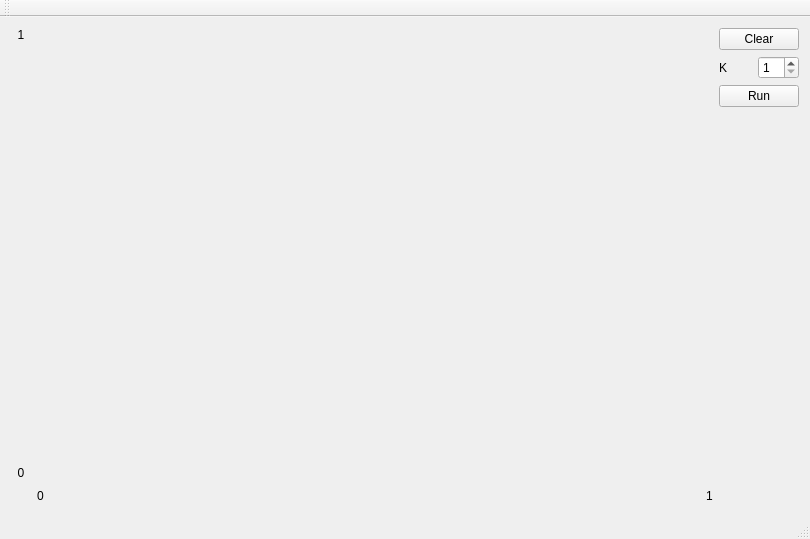
<?xml version="1.0" encoding="UTF-8"?>
<ui version="4.0">
 <class>MainWindow</class>
 <widget class="QMainWindow" name="MainWindow">
  <property name="geometry">
   <rect>
    <x>0</x>
    <y>0</y>
    <width>810</width>
    <height>539</height>
   </rect>
  </property>
  <property name="windowTitle">
   <string>MainWindow</string>
  </property>
  <widget class="QWidget" name="centralWidget">
   <layout class="QGridLayout" name="gridLayout_2">
    <item row="0" column="0">
     <layout class="QHBoxLayout" name="horizontalLayout">
      <item>
       <layout class="QGridLayout" name="gridLayout_3">
        <item row="1" column="1">
         <layout class="QHBoxLayout" name="horizontalLayout_2">
          <item>
           <widget class="QLabel" name="label_4">
            <property name="text">
             <string>0</string>
            </property>
            <property name="alignment">
             <set>Qt::AlignCenter</set>
            </property>
           </widget>
          </item>
          <item>
           <spacer name="horizontalSpacer">
            <property name="orientation">
             <enum>Qt::Horizontal</enum>
            </property>
            <property name="sizeHint" stdset="0">
             <size>
              <width>40</width>
              <height>20</height>
             </size>
            </property>
           </spacer>
          </item>
          <item>
           <widget class="QLabel" name="label_5">
            <property name="text">
             <string>1</string>
            </property>
            <property name="alignment">
             <set>Qt::AlignCenter</set>
            </property>
           </widget>
          </item>
         </layout>
        </item>
        <item row="0" column="1">
         <widget class="Plot" name="plotWidget" native="true">
          <property name="sizePolicy">
           <sizepolicy hsizetype="Expanding" vsizetype="Expanding">
            <horstretch>0</horstretch>
            <verstretch>0</verstretch>
           </sizepolicy>
          </property>
         </widget>
        </item>
        <item row="0" column="0">
         <layout class="QVBoxLayout" name="verticalLayout">
          <item>
           <widget class="QLabel" name="label_2">
            <property name="text">
             <string>1</string>
            </property>
            <property name="alignment">
             <set>Qt::AlignCenter</set>
            </property>
           </widget>
          </item>
          <item>
           <spacer name="verticalSpacer_2">
            <property name="orientation">
             <enum>Qt::Vertical</enum>
            </property>
            <property name="sizeHint" stdset="0">
             <size>
              <width>20</width>
              <height>40</height>
             </size>
            </property>
           </spacer>
          </item>
          <item>
           <widget class="QLabel" name="label_3">
            <property name="text">
             <string>0</string>
            </property>
            <property name="alignment">
             <set>Qt::AlignCenter</set>
            </property>
           </widget>
          </item>
         </layout>
        </item>
       </layout>
      </item>
      <item>
       <layout class="QGridLayout" name="gridLayout">
        <item row="0" column="0" colspan="2">
         <widget class="QPushButton" name="clearButton">
          <property name="text">
           <string>Clear</string>
          </property>
         </widget>
        </item>
        <item row="1" column="1">
         <widget class="QSpinBox" name="kInput">
          <property name="minimum">
           <number>1</number>
          </property>
         </widget>
        </item>
        <item row="2" column="0" colspan="2">
         <widget class="QPushButton" name="runButton">
          <property name="text">
           <string>Run</string>
          </property>
         </widget>
        </item>
        <item row="1" column="0">
         <widget class="QLabel" name="label">
          <property name="text">
           <string>K</string>
          </property>
         </widget>
        </item>
        <item row="3" column="0" colspan="2">
         <spacer name="verticalSpacer">
          <property name="orientation">
           <enum>Qt::Vertical</enum>
          </property>
          <property name="sizeHint" stdset="0">
           <size>
            <width>20</width>
            <height>40</height>
           </size>
          </property>
         </spacer>
        </item>
       </layout>
      </item>
     </layout>
    </item>
   </layout>
  </widget>
  <widget class="QMenuBar" name="menuBar">
   <property name="geometry">
    <rect>
     <x>0</x>
     <y>0</y>
     <width>810</width>
     <height>21</height>
    </rect>
   </property>
  </widget>
  <widget class="QToolBar" name="mainToolBar">
   <attribute name="toolBarArea">
    <enum>TopToolBarArea</enum>
   </attribute>
   <attribute name="toolBarBreak">
    <bool>false</bool>
   </attribute>
  </widget>
  <widget class="QStatusBar" name="statusBar"/>
 </widget>
 <layoutdefault spacing="6" margin="11"/>
 <customwidgets>
  <customwidget>
   <class>Plot</class>
   <extends>QWidget</extends>
   <header>plot.h</header>
   <container>1</container>
  </customwidget>
 </customwidgets>
 <resources/>
 <connections/>
</ui>
